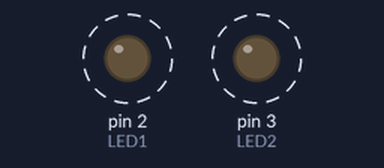
Bench run of a sketch on a simulated Arduino Uno, built with avr-gcc and run on an emulated ATmega328P. On the bench: output pins drawn as LEDs (lit = HIGH). Dashed ring = blinking.

Above: at 0.2 s.
Timing chart, 0 to 3.5 s (numbered marks = the images above):
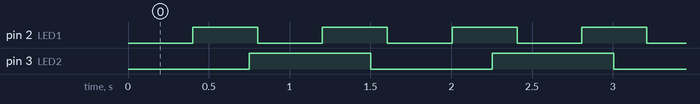

Measured:
- by itself, pin 2 (LED1): alternates HIGH for 0.40 s and LOW for 0.40 s
- by itself, pin 3 (LED2): alternates HIGH for 0.75 s and LOW for 0.75 s

The sketch:

2LED_Blink_millis.ino
```cpp
#define LED1 2 //LED1 Pin
#define LED2 3 //LED2 Pin

long previousMillis1 = 0;  //System time when LED 1 was last switched
long previousMillis2 = 0;  //System time when LED 2 was last switched

long interval1 = 400;  //Switching interval for LED1 [ms]
long interval2 = 750;  //Switching interval for LED2 [ms]

void setup() {
  pinMode(LED1, OUTPUT);
  pinMode(LED2, OUTPUT);
}

void loop()
{

  //Retrieve current system time
  unsigned long currentMillis = millis();

  //Check timing for LED1
  if(currentMillis - previousMillis1 > interval1) {

    //Store current system time for next interval
    previousMillis1 = currentMillis;

    //Switch LED
    digitalWrite(LED1, !digitalRead(LED1));
  }

  //Check timing for LED2
  if(currentMillis - previousMillis2 > interval2) {

    //Store current system time for next interval
    previousMillis2 = currentMillis;

    //Switch LED
    digitalWrite(LED2, !digitalRead(LED2));
  }
}
```
